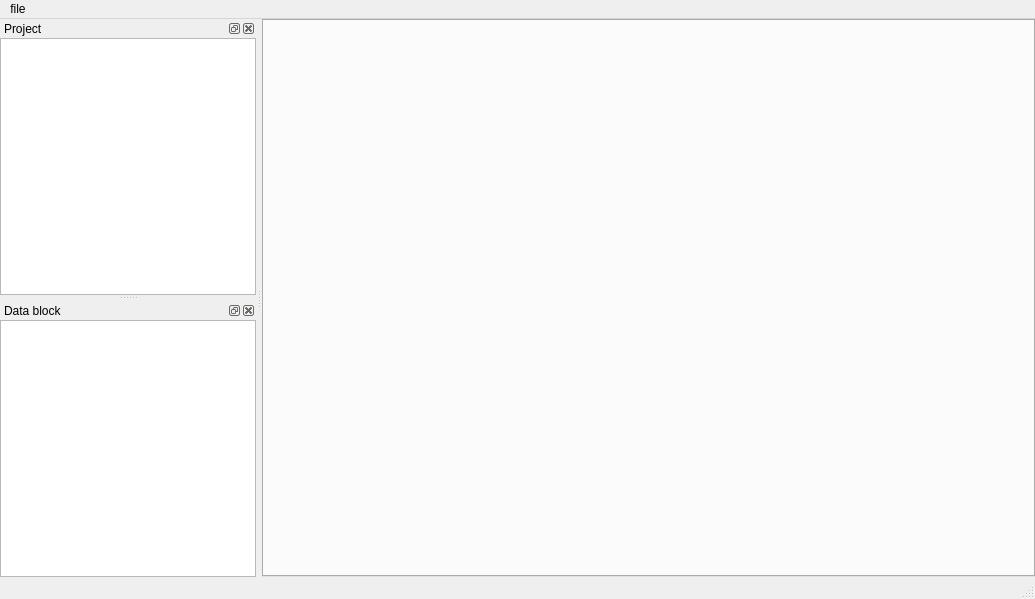
<?xml version="1.0" encoding="UTF-8"?>
<ui version="4.0">
 <class>StereoVisionApp::MainWindow</class>
 <widget class="QMainWindow" name="StereoVisionApp::MainWindow">
  <property name="geometry">
   <rect>
    <x>0</x>
    <y>0</y>
    <width>1035</width>
    <height>599</height>
   </rect>
  </property>
  <property name="windowTitle">
   <string>MainWindow</string>
  </property>
  <widget class="QWidget" name="centralwidget">
   <layout class="QVBoxLayout" name="verticalLayout">
    <property name="spacing">
     <number>0</number>
    </property>
    <property name="leftMargin">
     <number>0</number>
    </property>
    <property name="topMargin">
     <number>0</number>
    </property>
    <property name="rightMargin">
     <number>0</number>
    </property>
    <property name="bottomMargin">
     <number>0</number>
    </property>
    <item>
     <widget class="QTabWidget" name="editorPanel">
      <property name="tabShape">
       <enum>QTabWidget::Rounded</enum>
      </property>
     </widget>
    </item>
   </layout>
  </widget>
  <widget class="QMenuBar" name="menubar">
   <property name="geometry">
    <rect>
     <x>0</x>
     <y>0</y>
     <width>1035</width>
     <height>20</height>
    </rect>
   </property>
   <widget class="QMenu" name="menufile">
    <property name="title">
     <string>file</string>
    </property>
    <addaction name="actionnew_Project"/>
    <addaction name="actionsave_Project"/>
    <addaction name="actionopen_Project"/>
   </widget>
   <addaction name="menufile"/>
  </widget>
  <widget class="QStatusBar" name="statusbar"/>
  <widget class="QDockWidget" name="projectDockWidget">
   <property name="windowTitle">
    <string>Project</string>
   </property>
   <attribute name="dockWidgetArea">
    <number>1</number>
   </attribute>
   <widget class="QWidget" name="dockWidgetContents">
    <layout class="QVBoxLayout" name="verticalLayout_2">
     <property name="spacing">
      <number>0</number>
     </property>
     <property name="leftMargin">
      <number>0</number>
     </property>
     <property name="topMargin">
      <number>0</number>
     </property>
     <property name="rightMargin">
      <number>0</number>
     </property>
     <property name="bottomMargin">
      <number>0</number>
     </property>
     <item>
      <widget class="QTreeView" name="projectView"/>
     </item>
    </layout>
   </widget>
  </widget>
  <widget class="QDockWidget" name="dataBlockDockWidget">
   <property name="windowTitle">
    <string>Data block</string>
   </property>
   <attribute name="dockWidgetArea">
    <number>1</number>
   </attribute>
   <widget class="QWidget" name="dockWidgetContents_2">
    <layout class="QVBoxLayout" name="verticalLayout_3">
     <property name="spacing">
      <number>0</number>
     </property>
     <property name="leftMargin">
      <number>0</number>
     </property>
     <property name="topMargin">
      <number>0</number>
     </property>
     <property name="rightMargin">
      <number>0</number>
     </property>
     <property name="bottomMargin">
      <number>0</number>
     </property>
     <item>
      <widget class="QTreeView" name="dataBlockView"/>
     </item>
    </layout>
   </widget>
  </widget>
  <action name="actionnew_Project">
   <property name="text">
    <string>new Project</string>
   </property>
  </action>
  <action name="actionsave_Project">
   <property name="text">
    <string>save project</string>
   </property>
   <property name="shortcut">
    <string>Ctrl+S</string>
   </property>
  </action>
  <action name="actionopen_Project">
   <property name="text">
    <string>open project</string>
   </property>
   <property name="shortcut">
    <string>Ctrl+O</string>
   </property>
  </action>
 </widget>
 <resources/>
 <connections/>
</ui>
